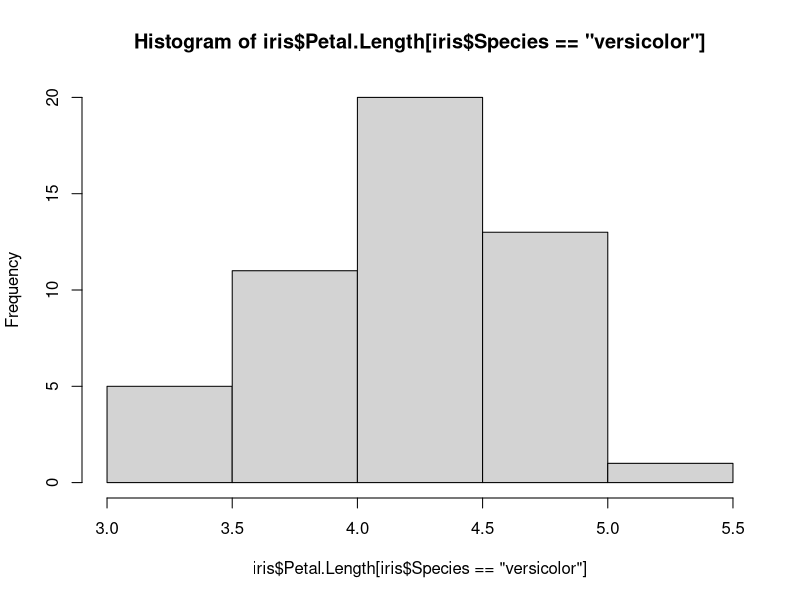
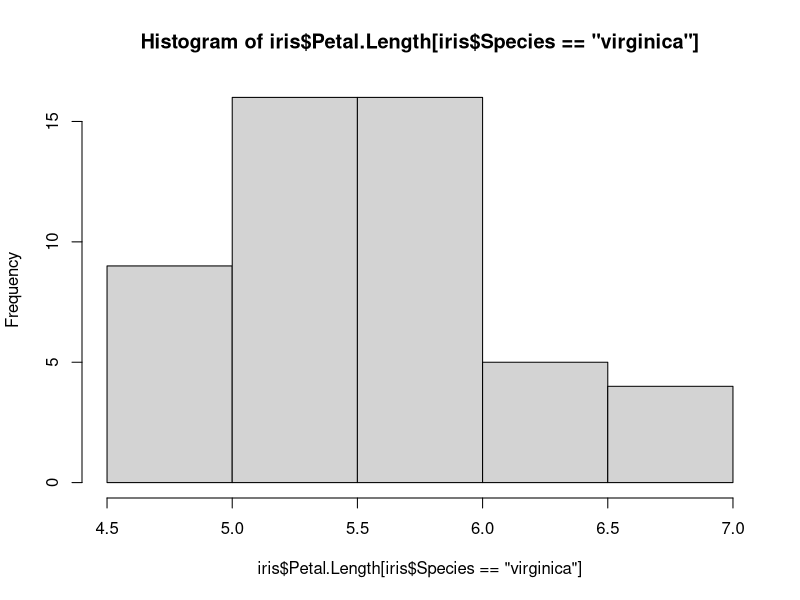
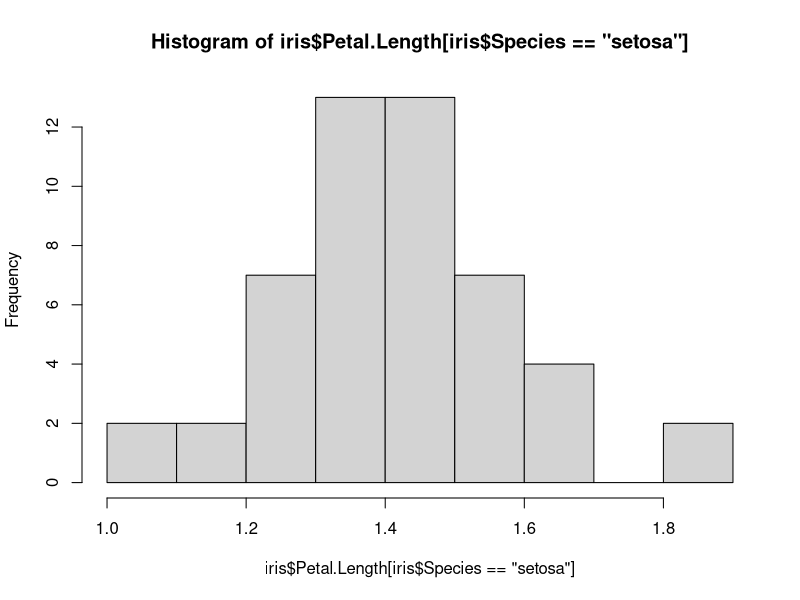
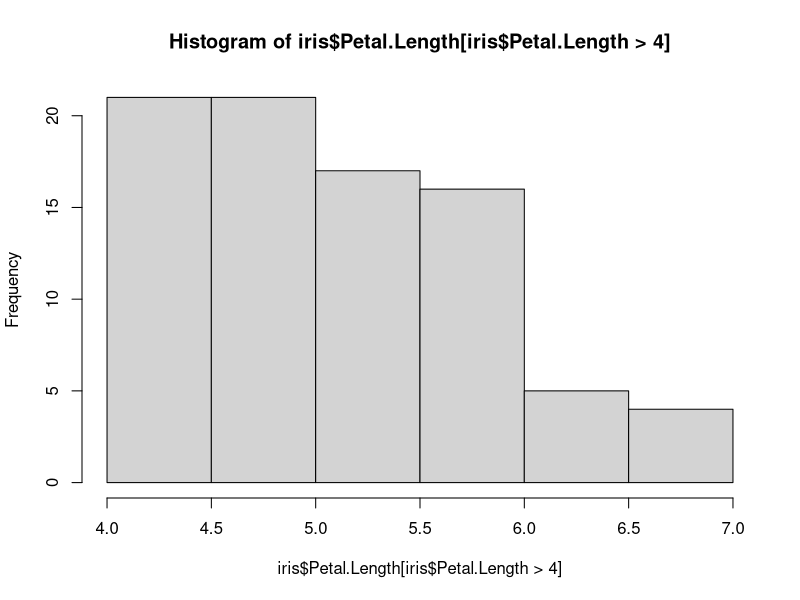
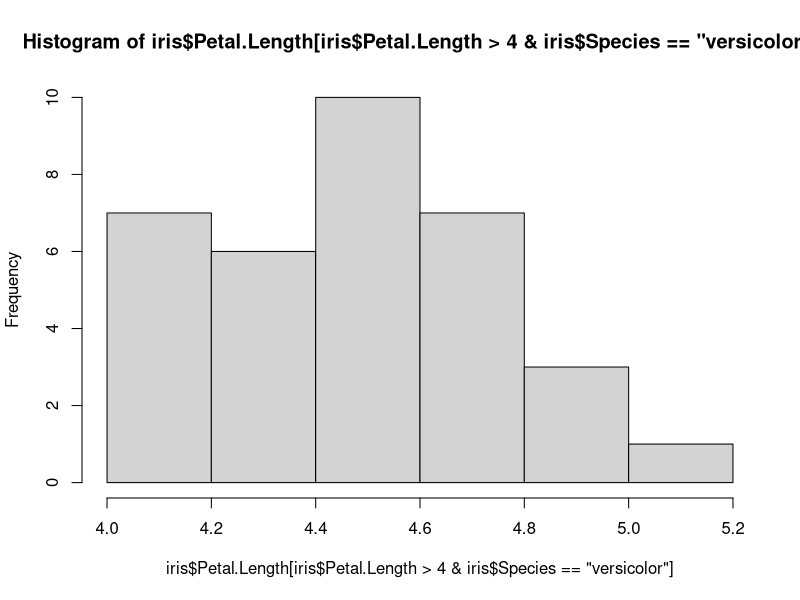

Generate these figures, in order, with R:
# R provides you to focus on particular category for more deeper analysis and in this chapter, we are going to learn about how we can do it!

library(datasets)

# Let's plot a histogram based on the type of species in the Iris datasets
hist(iris$Petal.Length[iris$Species=="versicolor"])
hist(iris$Petal.Length[iris$Species=="virginica"])
hist(iris$Petal.Length[iris$Species=="setosa"])

# Hence, by using the above lines of code, we plot multiple histograms which are selected on the basis of species.
# We can also do that in quantitative data too, like getting values which are greater than 4.
hist(iris$Petal.Length[iris$Petal.Length>4])

# For multiple selections, include the '&' symbol.
hist(iris$Petal.Length[iris$Petal.Length>4 & iris$Species=="versicolor"])

# Similarly
print(summary(iris$Petal.Length[iris$Species == "setosa"]))

# Suppose you know that you are going to use a sub-sample for further analysis, then you can have another way of doing so as it is really tiring to write all the conditions again and again.
# You need to assign to a variable.
subdata <- iris[iris$Species=="setosa",]

# You need to specify the rows and columns you need in the form of 'data[rows, columns]', since I wanted only rows which have 'setosa' and I want all the columns, we put a 'comma' to let R language know that you want all the columns.
print(subdata)

# Now you can freely explore the dataset
